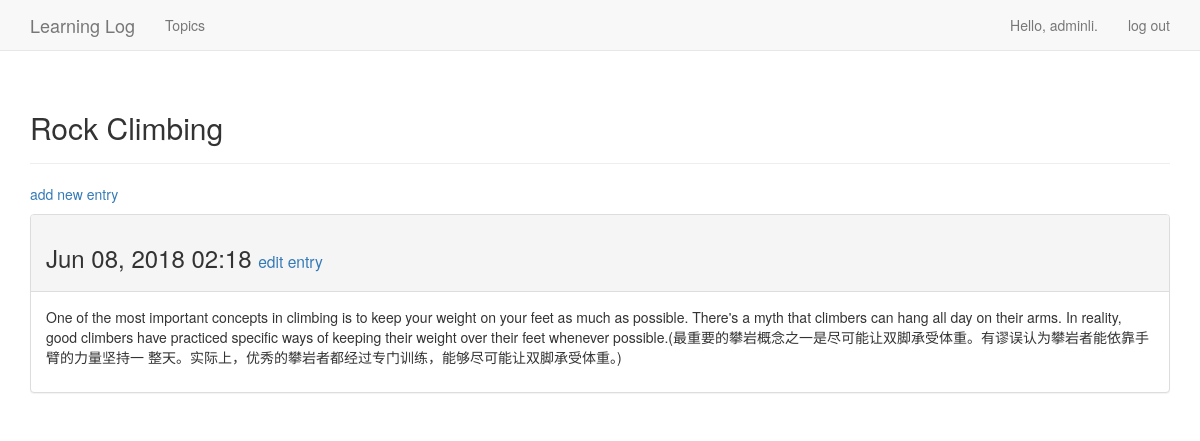
The page /topics/2/ (signed in) on the database its author committed.
### learning_logs/models.py (models this page shows, shortened)
class Topic(models.Model):
    text = models.CharField(max_length=200)
    date_added = models.DateTimeField(auto_now_add=True)
    owner = models.ForeignKey(User,on_delete=models.CASCADE)
    def __str__(self):
        return self.text

class Entry(models.Model):
    topic = models.ForeignKey(Topic,on_delete=models.CASCADE)
    text = models.TextField()
    date_added = models.DateTimeField(auto_now_add=True)
    class Meta:
        verbose_name_plural = 'entries'

### learning_logs/views.py (the view)
# urls.py: path('topics/<int:topic_id>/', views.topic, name='topic'),
@login_required
def topic(request, topic_id):
    topic = Topic.objects.get(id=topic_id)
    if topic.owner != request.user:
        raise Http404
    entries = topic.entry_set.order_by('-date_added')
    context = {'topic': topic, 'entries': entries}
    return render(request, 'learning_logs/topic.html', context)

### learning_logs/templates/learning_logs/topic.html (shortened to what this page needs)
<!DOCTYPE html>
<html lang="en">
<head>
</head>
<body>
{% extends 'learning_logs/base.html' %}
{% block header %}
<h2>{{ topic }}</h2>
{% endblock header %}
{% block content %}
<p>
    <a href="{% url 'learning_logs:new_entry' topic.id %}">add new entry</a>
</p>
{% for entry in entries %}
<div class="panel panel-default">
    <div class="panel-heading">
        <h3>
            {{ entry.date_added|date:'M d, Y H:i' }}
            <small>
                <a href="{% url 'learning_logs:edit_entry' entry.id %}"> edit entry</a>
            </small>
        </h3>
    </div>
    <div class="panel-body">
{{ entry.text|linebreaks }} </div>
</div>
{% empty %}
There are no entries for this topic yet.
{% endfor %}
{% endblock content %}

### learning_logs/templates/learning_logs/base.html (shortened to what this page needs)
{% load bootstrap3 %}
<!DOCTYPE html>
<html lang="en">
<head>
    {% bootstrap_css %}
</head>
<body>
    <nav class="navbar navbar-default navbar-static-top">
        <div class="container">
            <div class="navbar-header">
                <a class="navbar-brand" href="{% url 'learning_logs:index' %}">
                    Learning Log</a>
            </div>
            <div id="navbar" class="navbar-collapse collapse">
                <ul class="nav navbar-nav">
                    <li><a href="{% url 'learning_logs:topics' %}">Topics</a></li>
                </ul>
                <ul class="nav navbar-nav navbar-right">
                    {% if user.is_authenticated %}
                    <li><a>Hello, {{ user.username }}.</a></li>
                    <li><a href="{% url 'users:logout' %}">log out</a></li>
                    {% else %}
                    <li><a href="{% url 'users:register' %}">register</a></li>
                    <li><a href="{% url 'users:login' %}">log in</a></li>
                    {% endif %}
                </ul>
            </div>
        </div>
    </nav>
    <div class="container">
        <div class="page-header">
            {% block header %}{% endblock header %}
        </div>
        <div>
            {% block content %}{% endblock content %}
        </div>
        </div>
</body>
</html>

### rows shown on the page
Topic: text "Rock Climbing"
Entry: date_added "Jun 08, 2018 02:18", text "One of the most important concepts in climbing is to keep your weight on your feet as much as possible. There's a myth that climbers can hang all day on their arms. In reality, good climbers have practiced specific ways of keeping their weight over their feet whenever possible.(最重要的攀岩概念之一是尽可能让双脚承受体重。有谬误认为攀岩者能依靠手臂的力量坚持一 整天。实际上，优秀的攀岩者都经过专门训练，能够尽可能让双脚承受体重。)"

### other values the page prints
{{ user.username }} "adminli"
